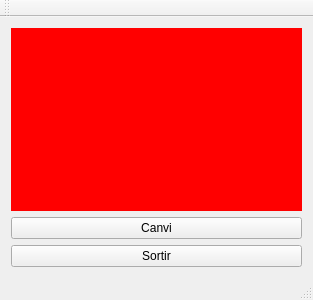
<?xml version="1.0" encoding="UTF-8"?>
<ui version="4.0">
 <class>CanviColor</class>
 <widget class="QMainWindow" name="CanviColor">
  <property name="geometry">
   <rect>
    <x>0</x>
    <y>0</y>
    <width>313</width>
    <height>300</height>
   </rect>
  </property>
  <property name="windowTitle">
   <string>CanviColor</string>
  </property>
  <widget class="QWidget" name="centralWidget">
   <layout class="QGridLayout" name="gridLayout">
    <item row="0" column="0">
     <widget class="ColorLabel" name="label">
      <property name="styleSheet">
       <string notr="true">background-color: red;</string>
      </property>
      <property name="text">
       <string/>
      </property>
     </widget>
    </item>
    <item row="1" column="0">
     <widget class="QPushButton" name="pushButton">
      <property name="text">
       <string>Canvi</string>
      </property>
     </widget>
    </item>
    <item row="2" column="0">
     <widget class="QPushButton" name="pushButton_2">
      <property name="text">
       <string>Sortir</string>
      </property>
     </widget>
    </item>
   </layout>
  </widget>
  <widget class="QMenuBar" name="menuBar">
   <property name="geometry">
    <rect>
     <x>0</x>
     <y>0</y>
     <width>313</width>
     <height>27</height>
    </rect>
   </property>
  </widget>
  <widget class="QToolBar" name="mainToolBar">
   <attribute name="toolBarArea">
    <enum>TopToolBarArea</enum>
   </attribute>
   <attribute name="toolBarBreak">
    <bool>false</bool>
   </attribute>
  </widget>
  <widget class="QStatusBar" name="statusBar"/>
 </widget>
 <layoutdefault spacing="6" margin="11"/>
 <customwidgets>
  <customwidget>
   <class>ColorLabel</class>
   <extends>QLabel</extends>
   <header>colorlabel.h</header>
   <slots>
    <slot>setColorCanvi()</slot>
   </slots>
  </customwidget>
 </customwidgets>
 <resources/>
 <connections>
  <connection>
   <sender>pushButton</sender>
   <signal>clicked()</signal>
   <receiver>label</receiver>
   <slot>setColorCanvi()</slot>
   <hints>
    <hint type="sourcelabel">
     <x>151</x>
     <y>204</y>
    </hint>
    <hint type="destinationlabel">
     <x>144</x>
     <y>120</y>
    </hint>
   </hints>
  </connection>
  <connection>
   <sender>pushButton_2</sender>
   <signal>clicked()</signal>
   <receiver>CanviColor</receiver>
   <slot>close()</slot>
   <hints>
    <hint type="sourcelabel">
     <x>253</x>
     <y>246</y>
    </hint>
    <hint type="destinationlabel">
     <x>286</x>
     <y>275</y>
    </hint>
   </hints>
  </connection>
 </connections>
</ui>
